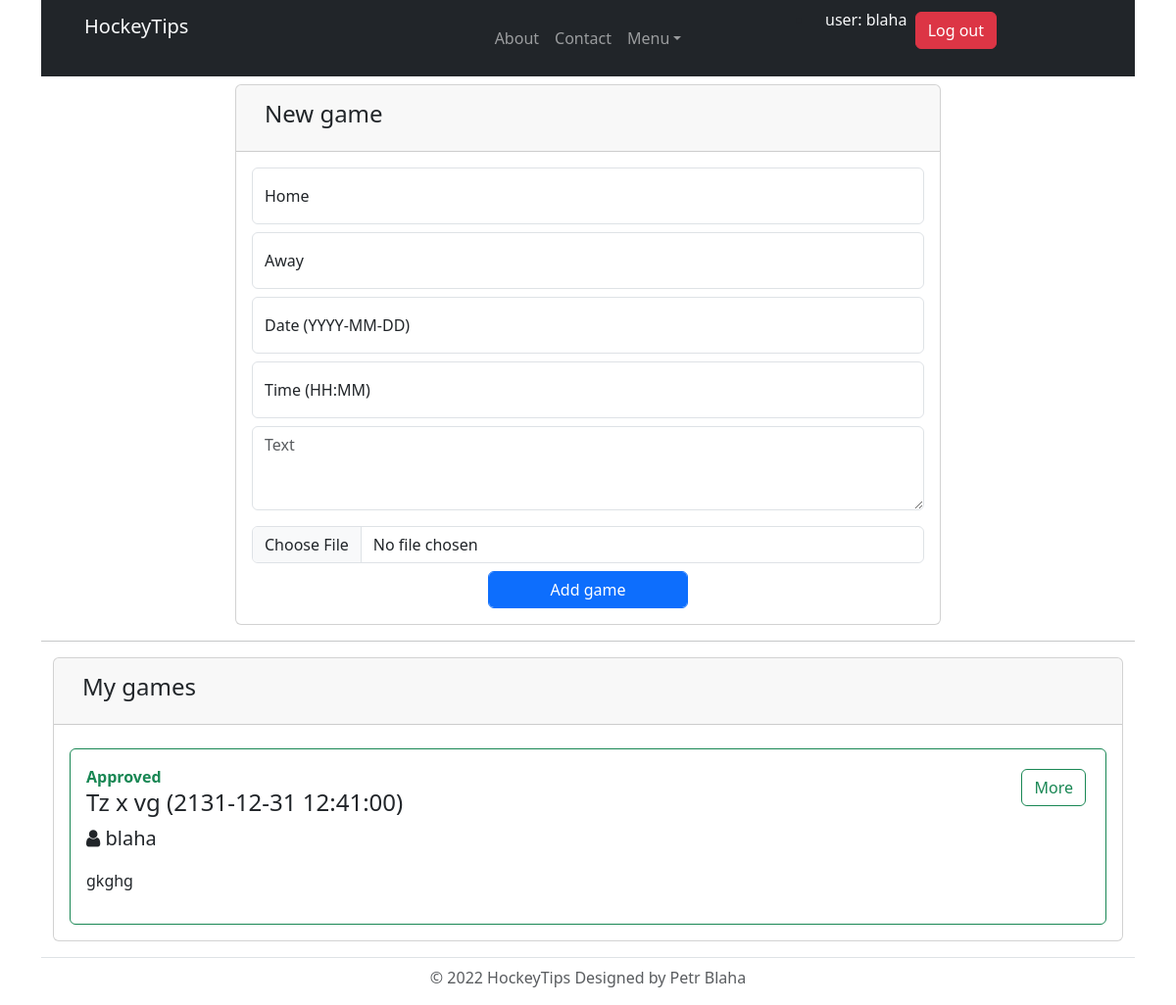
Screenshot of /index.php?page=addgame (signed in) with the database file from the repository.
### tables this page shows
CREATE TABLE `games` (
  `id` bigint unsigned NOT NULL AUTO_INCREMENT,
  `home` varchar(50) NOT NULL,
  `away` varchar(50) NOT NULL,
  `date` date NOT NULL,
  `time` time DEFAULT NULL,
  `author` int NOT NULL,
  `published` datetime DEFAULT NULL,
  `text` text NOT NULL,
  `approved` tinyint(1) NOT NULL DEFAULT '0',
  `soubor` varchar(255) NOT NULL,
  UNIQUE KEY `id` (`id`)
);

CREATE TABLE `users` (
  `id` bigint unsigned NOT NULL AUTO_INCREMENT,
  `username` varchar(50) NOT NULL,
  `password` varchar(255) NOT NULL,
  `mail` varchar(255) NOT NULL,
  `group_id` int NOT NULL DEFAULT '3',
  `active` tinyint(1) NOT NULL DEFAULT '1',
  UNIQUE KEY `id` (`id`)
);

### views/View.php (called while the page is built, shortened)
<?php
class View{
    protected $dataFetch;
    public function getView($page){
        $dataFetch = $this->dataFetch;
        require(VIEWS."header.php");
        require(VIEWS.$page.".php");
        require(VIEWS."footer.php");
    }
    public function setData($key, $data){
        $this->dataFetch[$key] = $data;
    }
}
?>

### controllers/AddGameController.php (called while the page is built, shortened)
<?php
require_once(CONTROLLERS."Controller.php");
class AddGameController extends Controller {
    public function show($pageView):string{
        $this->view->setData('games', $this->model->getMyGames());
        $this->view->getView($pageView);
        return ob_get_clean();
    }
}
?>

### index.php (called while the page is built, shortened)
<?php
    require_once("app.inc");
    $app = new app();
    $app->start();
?>

### models/DatabaseModel.php (called while the page is built, shortened)
<?php
class DatabaseModel{
    public function __construct(){
        try {
            $this->pdo = new PDO("mysql:host=".DB_HOST.";dbname=".DB_NAME, DB_USER, DB_PASS);
        } catch(PDOException $e){
            echo "Error: ".$e->getMessage()."<br>";
            die();
        }
    }
}
?>

### models/GameModel.php (called while the page is built, shortened)
<?php
require_once(MODELS."DatabaseModel.php");
class GameModel extends DatabaseModel{
    public function getMyGames():array{
        $sql = "SELECT games.*, users.username FROM games
                INNER JOIN users ON games.author = users.id WHERE games.author = :user_id";
        $query = $this->pdo->prepare($sql);
        $query->execute(array(
            "user_id" => appSession::get('id')
        ));
        $res = $query->fetchAll();
        return $res;
    }
}
?>

### controllers/Controller.php (called while the page is built, shortened)
<?php
class Controller{
    public function __construct($model){
        $this->model=new $model;
        require_once(VIEWS."View.php");
        $this->view=new View();
    }
}
?>

### appSession.inc (called while the page is built, shortened)
<?php
class appSession{
    public static function get($key){
        if(isset($_SESSION[$key])){
            return $_SESSION[$key];
        }
        return null;
    }
}
?>

### views/addgame.php (the view, shortened to what this page needs)
<?php
global $dataFetch;
?>
<div class="container">
    <div class="container align-items-center col-8">
    <div class="card mt-2">
        <div class="card-header">
            <button class="btn form-control text-start" data-bs-toggle="collapse" data-bs-target="#newGame"><h4>New game</h4></button>
        </div>
        <div id="newGame" class="collapse show">
            <div class="card-body">
                <form action="" method="post" enctype="multipart/form-data">
                    <div class="form-floating mb-2">
                        <input type="text" name="cHome" placeholder="Home" class="form-control" id="labelHome" required>
                        <label for="labelHome" class="smaller-label">Home </label>
                    </div>
                    <div class="form-floating mb-2">
                        <input type="text" name="cAway" placeholder="Away" class="form-control" id="labelAway" required>
                        <label for="labelAway" class="smaller-label">Away</label>
                    </div>
                    <div class="form-floating mb-2">
                        <input type="text" name="cDate" placeholder="Date (YYYY-MM-DD)" class="form-control" id="labelDate" required>
                        <label for="labelDate" class="smaller-label">Date (YYYY-MM-DD)</label>
                    </div>
                    <div class="form-floating mb-2">
                        <input type="text" name="cTime" placeholder="Time (HH:MM)" class="form-control" id="labelTime" required>
                        <label for="labelTime" class="smaller-label">Time (HH:MM)</label>
                    </div>
                    <textarea name="cText" placeholder="Text" class="form-control" rows="3" required></textarea>
                    <div class="mt-3 mb-2">
                        <input type="file" name="cSoubor" accept="application/pdf" id="cSoubor" class="form-control"    >
                    </div>
    		    <div class="container align-items-center col-4">
                    <div>
                      <button name="cSubmit" class="btn btn-primary form-control" type="submit">Add game</button>
                    </div>
		    </div>
                </form>
            </div>
        </div>
    </div>
    </div>
    <hr class="hr" />
    <div class="container align-items-center">
    <div class="card mt-2">
        <div class="card-header">
            <button class="btn form-control text-start" data-bs-toggle="collapse" data-bs-target="#myGames"><h4>My games</h4></button>
        </div>
        <div id="games" class="collapse show">
            <div class="card-body">
                <?php
                foreach ($dataFetch['games'] as $res){
                    $text = "Unapproved";
                    $border = "border-danger slightly-red-background";
                    $button = "btn-outline-danger";
                    $color = "text-danger";
                    if($res['approved'] == 1) {
                        $text = "Approved";
                        $border = "border-success slightly-green-background";
                        $button = "btn-outline-success";
                        $color = "text-success";
                    }
                    ?>
                    <div class="container border <?= $border ?> rounded p-3 mt-2">
                        <div class="row">
                            <div class="col-sm-8">
                                 <b class="<?= $color ?>"><?= $text ?></b>
                                <h4><?= $res['home'] . " x " . $res['away'] ." (".$res['date']." ".$res['time'].") " ?></h4>
                                <p class="lead"><i class="fa fa-user"></i> <?= $res['username'] ?></p>
                            </div>
                            <div class="col-sm-4">
                                <button type="button" onClick="location.href='index.php?page=gamedetail&id=<?= $res['id'] ?>'" class="btn <?= $button ?> m-1 pull-right">More</button>
                            </div>
                        </div>
                        <div>
                            <p><?= $res['text'] ?></p>
                        </div>
                    </div>
                    <?php } ?>
            </div>
        </div>
    </div>
    </div>
</div>

### rows the page displays
games: approved "Approved", home "Tz", away "vg", date "2131-12-31", time "12:41:00", users.username "blaha", text "gkghg"

### other values shown
$_SESSION['username'] "blaha"
